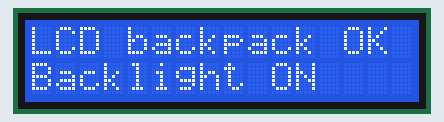
A sketch run on a simulated Arduino Uno, built with avr-gcc and run on an emulated ATmega328P. Shown: 16×2 character LCD.

Above: at 0.1 s.
At 1.6 s:
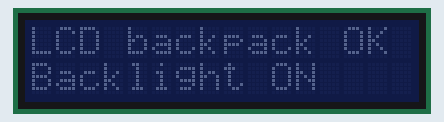
At 2.1 s:
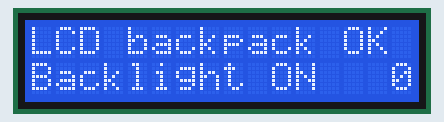
At 4.2 s:
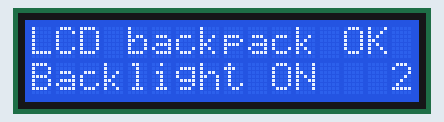
At 6.2 s:
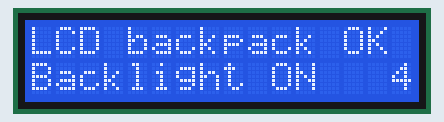
At 11.2 s:
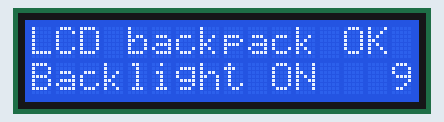

Measured:
- by itself, everything shown: repeats every 10.0 s, in 10 steps
- what the display in image 1 shows lasts 0.5 s, from 1.6 s to 2.1 s
- what the display in image 2 shows lasts 1.0 s, from 2.1 s to 3.1 s

The sketch:

04_lcd_backpack.ino
```cpp
#include <Wire.h>
#include <Adafruit_LiquidCrystal.h>

Adafruit_LiquidCrystal lcd(0);  // Adafruit LCD backpack #292, address 0x20.

void setup() {
  lcd.begin(16, 2);
  lcd.setBacklight(HIGH);
  lcd.clear();
  lcd.setCursor(0, 0);
  lcd.print(F("LCD backpack OK"));
  lcd.setCursor(0, 1);
  lcd.print(F("Backlight ON"));

  delay(1500);
  lcd.setBacklight(LOW);
  delay(500);
  lcd.setBacklight(HIGH);
}

void loop() {
  static uint8_t count = 0;
  lcd.setCursor(15, 1);
  lcd.print(count);
  count = (count + 1) % 10;
  delay(1000);
}
```
